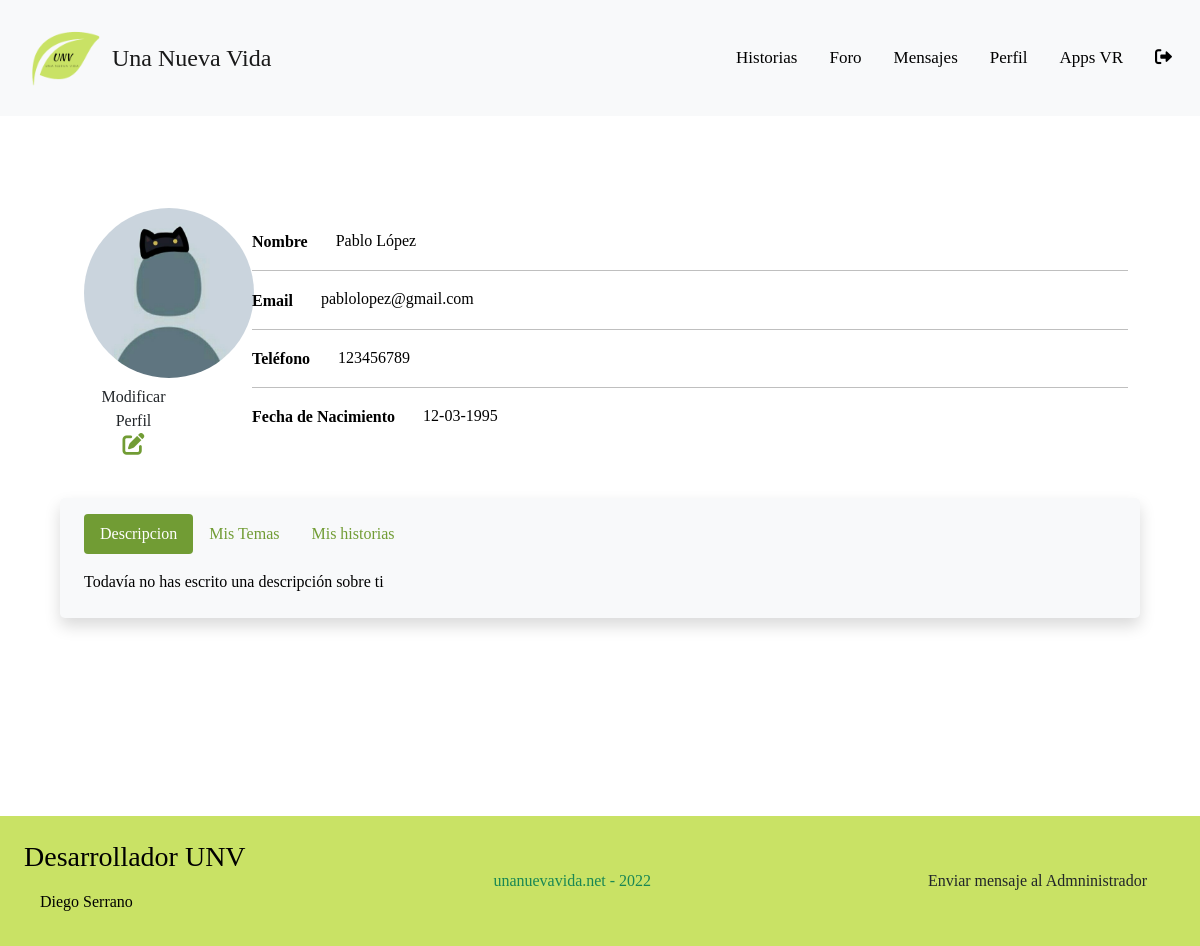
The app's page /web/index.php?ctl=verPerfil&id=2 (signed in) with its own data.
### tables this page shows
CREATE TABLE `usuarios` (
  `id_usuario` int(11) NOT NULL,
  `usuario` varchar(10) NOT NULL,
  `password` varchar(200) NOT NULL,
  `nombre` varchar(20) NOT NULL,
  `apellidos` varchar(40) DEFAULT NULL,
  `email` varchar(40) NOT NULL,
  `telefono` varchar(12) DEFAULT NULL,
  `fecha_nac` date DEFAULT NULL,
  `descripcion` text DEFAULT NULL,
  `foto_perfil` varchar(100) NOT NULL,
  `fecha_creacion` datetime NOT NULL DEFAULT current_timestamp(),
  `rol` int(11) NOT NULL,
  `activo` int(11) NOT NULL,
  `google` tinyint(4) NOT NULL
);

### app/controladores/cUsuarios.php (called while the page is built, shortened)
<?php
class cUsuarios
{
    public function verPerfil()
    {
        try {
            if (!isset($_GET['id'])) {
                throw new Exception('Page not found');
            } else {
                $id = $_GET['id'];
                $usuario = new Usuario();
                $params = $usuario->getUsuario($id);
                $a = new Historia();
                $params['historias'] = $a->listarHistoriasUsuario($id);
                $params['temas'] = $a->listarTemasUsuario($id);
            }
        } catch (Exception $e) {
            error_log($e->getMessage() . microtime() . PHP_EOL, 3, "logExceptio.txt");
            header('Location: index.php?ctl=error');
        } catch (Error $e) {
            error_log($e->getMessage() . microtime() . PHP_EOL, 3, "logError.txt");
            header('Location: index.php?ctl=error');
        }
        require __DIR__ . '/../vistas/vVerPerfil.php';
    }
}

### app/modelos/Model.php (called while the page is built, shortened)
<?php
class Model extends PDO {
    public function __construct()
    {
            $this->conexion = new PDO('mysql:host=' . Config::$mvc_bd_hostname . ';dbname=' . Config::$mvc_bd_nombre . '', Config::$mvc_bd_usuario, Config::$mvc_bd_clave);
    }
}
?>

### app/modelos/classUsuario.php (called while the page is built, shortened)
<?php
class Usuario extends Model {
    public function getUsuario($id) {
        $consulta = "SELECT * FROM usuarios WHERE id_usuario=:id";
        $result = $this->conexion->prepare($consulta);
        $result->bindParam(':id', $id);
        if ($result->execute()) {
            return $result->fetch(PDO::FETCH_ASSOC);
        } else {
            return false;
        }
    }
}
?>

### app/modelos/classHistoria.php (called while the page is built, shortened)
<?php
class Historia extends Model {
    public function listarHistoriasUsuario($id_usuario) {
        $consulta = "SELECT id_historia, titulo, a.descripcion, a.fecha_creacion, nombre, apellidos, idioma FROM `historias` a
        LEFT JOIN usuarios u on u.id_usuario=a.id_usuario
        WHERE u.id_usuario = :usuario";
        $result = $this->conexion->prepare($consulta);
        $result->bindParam(':usuario', $id_usuario);
        if ($result->execute()) {
            $resultado = $result->fetchAll();
            return $resultado;
        } else {
            false;
        }
    }
    public function listarTemasUsuario($id_usuario) {
        $consulta = "SELECT * FROM temas_foro, categorias_foro WHERE categoria_tema=id_categoria AND by_tema=:usuario";
        $result = $this->conexion->prepare($consulta);
        $result->bindParam(':usuario', $id_usuario);
        if ($result->execute()) {
            $resultado = $result->fetchAll();
            return $resultado;
        } else {
            false;
        }
    }
}
?>

### app/vistas/vVerPerfil.php (the view, shortened to what this page needs)
<?php
$A = substr($params['fecha_nac'], 0, 4);
$Mes = substr($params['fecha_nac'], 5, 2);
$Dia = substr($params['fecha_nac'], 8, 2);
$fecha = $Dia . "-" . $Mes . "-" . $A;
?>
<main class="container-fluid perfilContainer">
	<div class="row align-items-center">
		<div class="col-md-2 border-2 border-dark rounded-3 pt-2 pb-3 px-4 mb-3">
			<img class="rounded-circle text-center mt-4 mx-auto imgPfp" src="<?php echo $params['foto_perfil'] ?>" title="<?php echo $params['usuario'] ?>'s profile pic" alt="Picture">
			<?php
			if ($_SESSION['id_usuario'] == $params['id_usuario']) {
						?>
                <a class="text-center mb-3" href=<?php echo "index.php?ctl=modificarPerfil&id=" . $params['id_usuario'] ?>>
				<button class="col-md-9 col-xs-12 btn colorSecundario">Modificar Perfil<br><i style="font-size: 22px; color: #719C34" class="fa fa-edit"></i></button></a>
					<?php } ?>
		</div>
		<div class="col-md-10">
			<p><span class="d-inline-block fw-bold me-4 align-middle">Nombre</span> <?php echo (isset($params['apellidos']))? $params['nombre'] . " " . $params['apellidos']: $params['nombre'] ?></p>
			<hr>
			<?php
			if ($_SESSION['id_usuario'] == $params['id_usuario']) {
				?>
			<p><span class="d-inline-block fw-bold me-4 align-middle">Email</span> <?php echo $params['email'] ?></p>
			<hr>
		<?php
	}
	?>
			<p><span class="d-inline-block fw-bold me-4 align-middle">Teléfono</span> <?php echo (isset($params['telefono']) && !empty($params['telefono']))? $params['telefono']:"-" ?></p>
			<hr>
			<p><span class="d-inline-block fw-bold me-4 align-middle">Fecha de Nacimiento</span> <?php echo $fecha ?></p>
		</div>
	</div>
	<div class="row justify-content-center">
		<div class="col-12 col-md-12 bg-light border-2 border-dark rounded-3 shadow pt-3 pb-4 px-4 extraContainer">
			<ul class="nav nav-pills mb-3" id="pills-tab" role="tablist">
				<li class="nav-item" role="presentation">
					<button class="nav-link active" id="pills-desc-tab"
						data-bs-toggle="pill" data-bs-target="#pills-desc" type="button"
						role="tab" aria-controls="pills-desc" aria-selected="true">Descripcion</button>
				</li>
				<li class="nav-item" role="presentation">
					<button class="nav-link" id="pills-portfolio-tab"
						data-bs-toggle="pill" data-bs-target="#pills-portfolio"
						type="button" role="tab" aria-controls="pills-portfolio"
						aria-selected="false">Mis Temas</button>
				</li>
				<li class="nav-item" role="presentation">
					<button class="nav-link" id="pills-adsUser-tab"
						data-bs-toggle="pill" data-bs-target="#pills-adsUser"
						type="button" role="tab" aria-controls="pills-adsUser"
						aria-selected="false">Mis historias</button>
				</li>
			</ul>
			<div class="tab-content" id="pills-tabContent">
				<div class="tab-pane fade show active text-justify" id="pills-desc" role="tabpanel" aria-labelledby="pills-desc-tab"><?php echo (isset($params['descripcion'])&&!empty($params['descripcion']))?$params['descripcion']:"Todavía no has escrito una descripción sobre ti" ?>
			</div>
	</div>
</div>
</main>
<?php include __DIR__ . '/layout.php' ?>

### web/css/style.css (style rules this page uses)
* { -webkit-box-sizing: border-box; box-sizing: border-box; margin: 0; padding: 0; font-family: 'Press Start 2P', cursive; }
.perfilContainer { width: 90%; margin-top: 5%; color: black; }
.imgPfp, .imgPfpH { width: 150px; min-width: 120px; height: 150px; overflow: hidden; object-fit: cover; transition: .5s ease; }
.extraContainer { width: 100%; min-width: 300px; color: black; }
.text-justify { text-align: justify; }
@media ( min-width : 992px) { .imgPfp, .imgPfpH { width: 170px; height: 170px; } }
@media ( min-width : 992px) { .extraContainer { width: 100%; min-width: 300px; margin-bottom: 0%; } }
.nav-pills .nav-link.active { background-color: #719C34; color:white; }
.nav-pills .nav-link { color: #719C34; }

### records on screen
usuarios: foto_perfil (placeholder picture), nombre "Pablo", apellidos "López", email "pablolopez@gmail.com", telefono "123456789", fecha_nac "12-03-1995"
